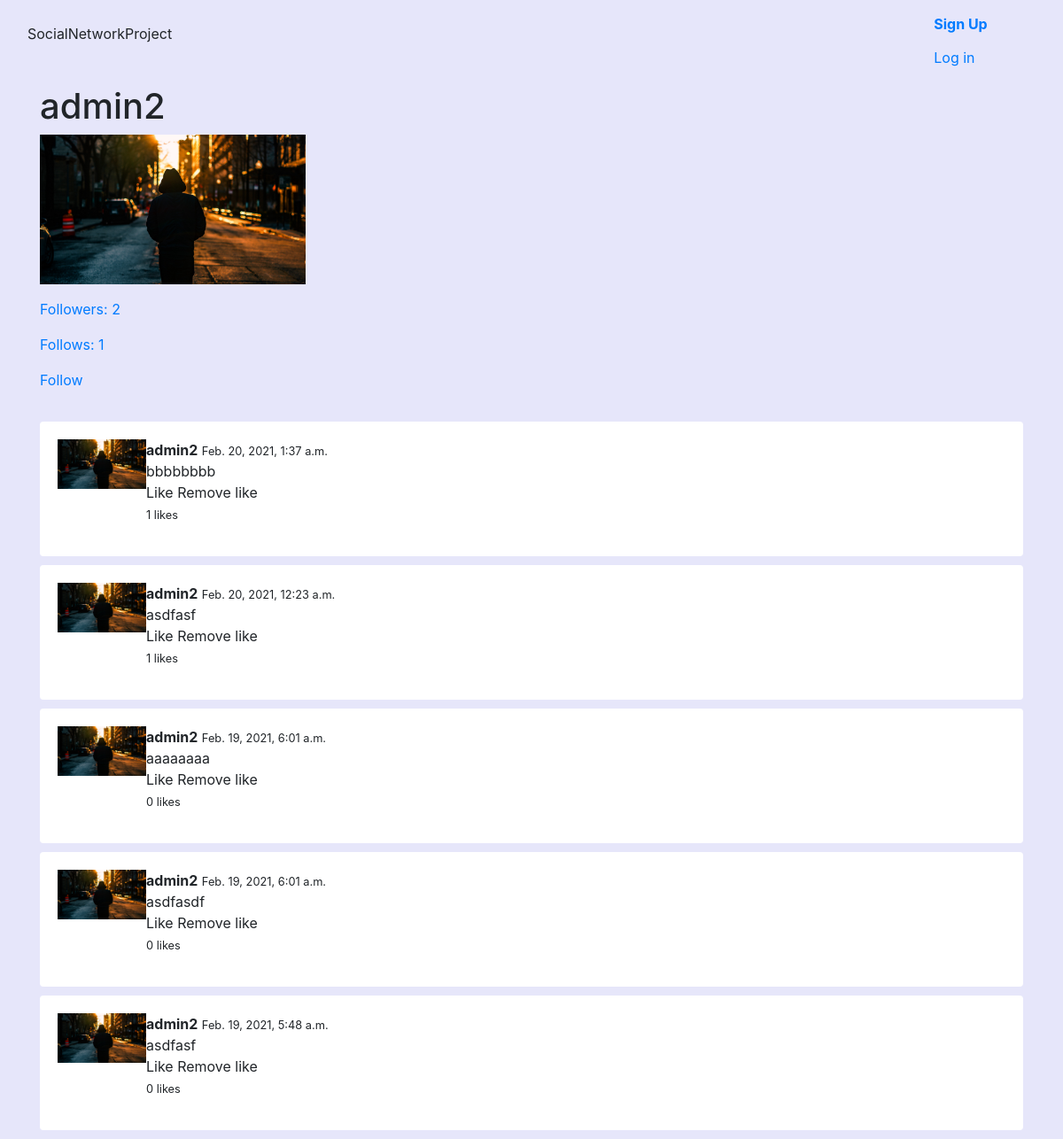
/u/admin2/, run on the app's committed database.
### Userprofile/models.py (models this page shows)
class UserProfile(models.Model):
    objects = None
    user = models.OneToOneField(User, on_delete=models.CASCADE)
    follows = models.ManyToManyField('self', related_name="followed_by", symmetrical=False)
    avatar = models.ImageField(upload_to='uploads/', blank=True, null=True)

### newsfeed/models.py (models this page shows)
class Feed(models.Model):
    objects = None
    body = models.CharField(max_length=500)
    created_by = models.ForeignKey(User, related_name='posts', on_delete=models.CASCADE)
    created_at = models.DateTimeField(auto_now_add=True)
    class Meta:
        ordering = ('-created_at',)

### Userprofile/views.py (the view)
# urls.py: path('u/<str:username>/', userprofile, name='userprofile'),
def userprofile(request, username):
    user = get_object_or_404(User, username=username)
    posts = user.posts.all()
    for post in posts:
        likes = post.likes.filter(created_by_id=request.user.id)
        if likes.count() > 0:
            post.liked = True
        else:
            post.liked = False
    context = {
        "user": user,
        "posts": posts
    }
    return render(request, "userprofile/userprofile.html", context)

### Templates/Userprofile/userprofile.html (shortened to what this page needs)
{% extends 'base.html' %}
{% block content %}
<br>
<br>
<br>
<br>
    <div class="container" id="userprofileapp">
        <div class="columns">
            <div class="column">
                <h1 class="title">{{ user.username }}</h1>
                    {% if user.userprofile.avatar %}
                        <figure>
                            <img width="300px" src="{{ user.userprofile.avatar.url }}">
                        </figure>
                    {% endif %}
                <p><a href="{% url 'followers' user.username %}"> Followers: {{ user.userprofile.followed_by.count }}</a></p>
                <p><a href="{% url 'follows' user.username %}">Follows: {{ user.userprofile.follows.count }}</a></p>
                {% if user != request.user %}
                    {% if request.user.userprofile in user.userprofile.followed_by.all %}
                        <a href="{% url 'unfollow_user' user.username %}">Unollow</a>
                    {% else %}
                        <a href="{% url 'follow_user' user.username %}">Follow</a>
                    {% endif %}
                {% endif %}
            </div>
        </div>
        <div class="columns">
            <div class="column">
                <div class="wrapper-posts">
                    {% for post in posts %}
                        <div class="post">
                            <article class="media">
                                <figure >
                                    <p class="image is-64x64">
                                        {% if user.userprofile.avatar %}
                                            <img width="100px" src="{{ user.userprofile.avatar.url }}">
                                        {% endif %}
                                    </p>
                                </figure>
                                <div class="media-content">
                                    <div class="content">
                                        <p>
                                            <strong>{{ post.created_by.username }}</strong>
                                            <small>{{ post.created_at }}</small>
                                            <br>
                                            {{ post.body }}
                                            <br>
                                            <a @click="likePost({{ post.id }})" v-if="!liked_posts.includes({{ post.id }})">Like</a>
                                            <a @click="removeLikePost({{ post.id }})" v-if="liked_posts.includes({{ post.id }})">Remove like</a>
                                            <br/>
                                            <small id="likes-{{ post.id }}">{{ post.likes.count }} likes</small>
                                        </p>
                                    </div>
                                </div>
                            </article>
                        </div>
                    {% endfor %}
                </div>
            </div>
        </div>
    </div>
{% endblock %}

### Static/CSS/style.css (style rules this page uses)
body { background: #E6E6FA; }
.wrapper-posts { margin-top: 35px; }
.wrapper-posts .post { margin-bottom: 10px; padding: 20px; border-radius: 4px; background: #fff; }
.image { width:10%; height:10%; }

### data on the page
Feed: userprofile.avatar (picture), created_by.username "admin2", created_at "Feb. 20, 2021, 1:37 a.m.", body "bbbbbbbb", likes.count "1"
Feed: userprofile.avatar (picture), created_by.username "admin2", created_at "Feb. 20, 2021, 12:23 a.m.", body "asdfasf", likes.count "1"
Feed: userprofile.avatar (picture), created_by.username "admin2", created_at "Feb. 19, 2021, 6:01 a.m.", body "aaaaaaaa", likes.count "0"
Feed: userprofile.avatar (picture), created_by.username "admin2", created_at "Feb. 19, 2021, 6:01 a.m.", body "asdfasdf", likes.count "0"
Feed: userprofile.avatar (picture), created_by.username "admin2", created_at "Feb. 19, 2021, 5:48 a.m.", body "asdfasf", likes.count "0"

### other printed values
{{ user.username }} "admin2"
{{ user.userprofile.followed_by.count }} "2"
{{ user.userprofile.follows.count }} "1"
